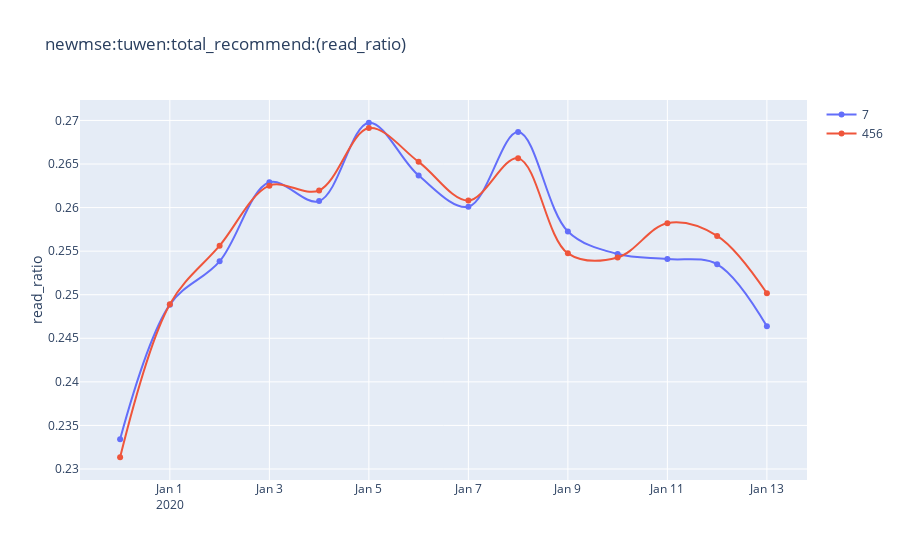
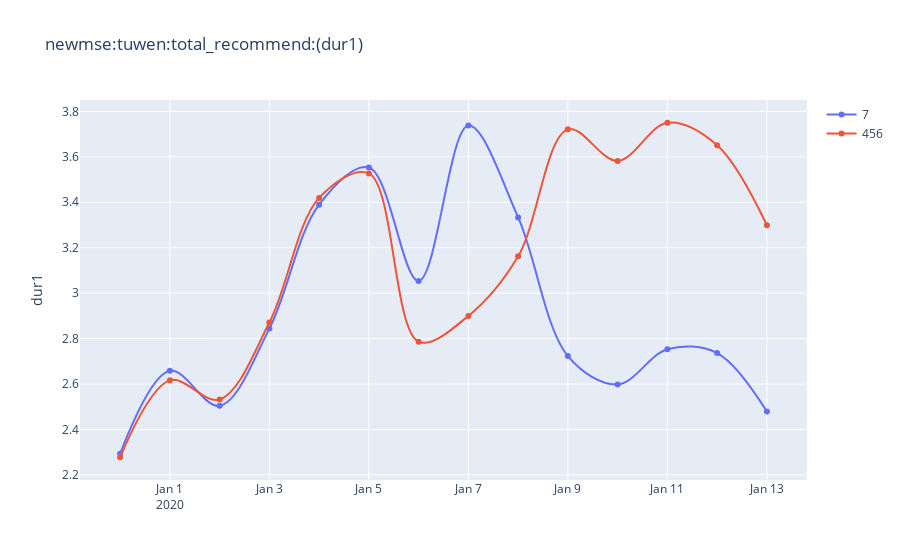
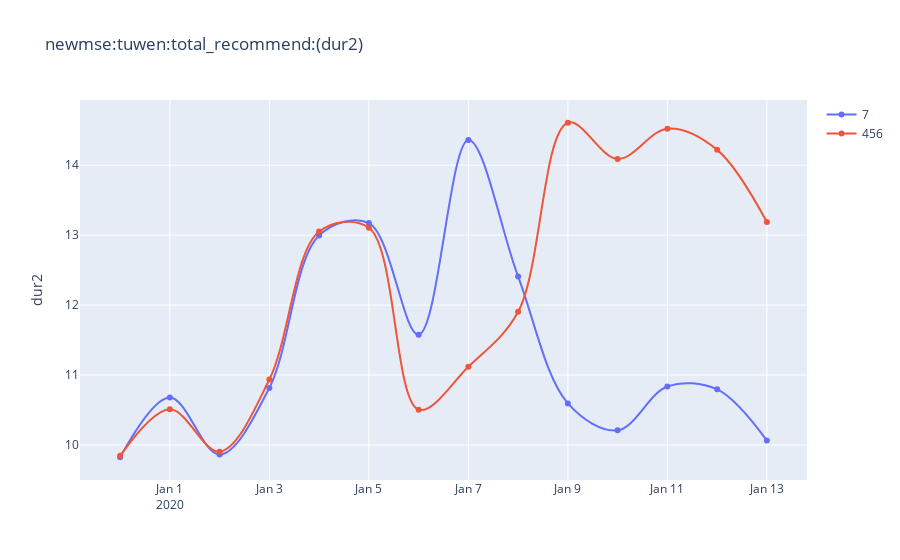
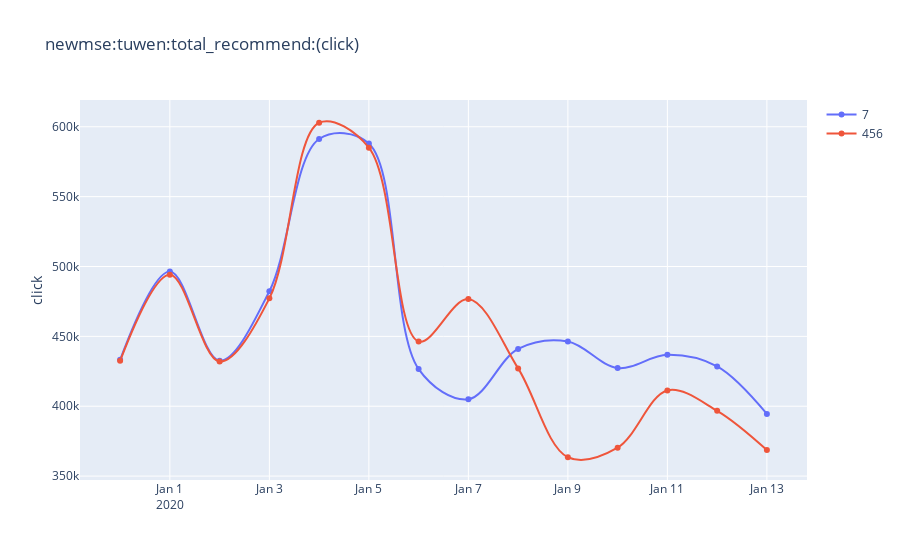

Write notebook code for charts like these, in order.
### Code cell
show_daily('tuwen_total_recommend')

### Figure 1 — Plotly figure (JSON) as saved in the notebook; plotly's stock layout.template omitted (floating-point values rounded to 4 significant figures)
{"data": [{"hovertext": ["0.0090", "-0.0002", "-0.0070", "0.0015", "-0.0047", "0.0023", "-0.0059", "-0.0027", "0.0114", "0.0099", "0.0016", "-0.0159", "-0.0127", "-0.0151"], "line": {"shape": "spline", "smoothing": 1}, "mode": "lines+markers", "name": "7", "showlegend": true, "type": "scatter", "x": ["2019-12-31T00:00:00", "2020-01-01T00:00:00", "2020-01-02T00:00:00", "2020-01-03T00:00:00", "2020-01-04T00:00:00", "2020-01-05T00:00:00", "2020-01-06T00:00:00", "2020-01-07T00:00:00", "2020-01-08T00:00:00", "2020-01-09T00:00:00", "2020-01-10T00:00:00", "2020-01-11T00:00:00", "2020-01-12T00:00:00", "2020-01-13T00:00:00"], "y": [0.2334, 0.2489, 0.2538, 0.2629, 0.2607, 0.2697, 0.2637, 0.2601, 0.2687, 0.2573, 0.2547, 0.2541, 0.2535, 0.2464]}, {"line": {"shape": "spline", "smoothing": 1}, "mode": "lines+markers", "name": "456", "showlegend": true, "type": "scatter", "x": ["2019-12-31T00:00:00", "2020-01-01T00:00:00", "2020-01-02T00:00:00", "2020-01-03T00:00:00", "2020-01-04T00:00:00", "2020-01-05T00:00:00", "2020-01-06T00:00:00", "2020-01-07T00:00:00", "2020-01-08T00:00:00", "2020-01-09T00:00:00", "2020-01-10T00:00:00", "2020-01-11T00:00:00", "2020-01-12T00:00:00", "2020-01-13T00:00:00"], "y": [0.2313, 0.2489, 0.2556, 0.2625, 0.262, 0.2691, 0.2652, 0.2608, 0.2656, 0.2547, 0.2543, 0.2582, 0.2567, 0.2502]}], "layout": {"hovermode": "x", "title": {"text": "newmse:tuwen:total_recommend:(read_ratio)"}, "xaxis": {"type": "date"}, "yaxis": {"title": {"text": "read_ratio"}}}}

### Figure 2 — Plotly figure (JSON) as saved in the notebook; plotly's stock layout.template omitted (floating-point values rounded to 4 significant figures)
{"data": [{"hovertext": ["0.0068", "0.0162", "-0.0110", "-0.0093", "-0.0087", "0.0075", "0.0960", "0.2888", "0.0541", "-0.2681", "-0.2746", "-0.2658", "-0.2505", "-0.2484"], "line": {"shape": "spline", "smoothing": 1}, "mode": "lines+markers", "name": "7", "showlegend": true, "type": "scatter", "x": ["2019-12-31T00:00:00", "2020-01-01T00:00:00", "2020-01-02T00:00:00", "2020-01-03T00:00:00", "2020-01-04T00:00:00", "2020-01-05T00:00:00", "2020-01-06T00:00:00", "2020-01-07T00:00:00", "2020-01-08T00:00:00", "2020-01-09T00:00:00", "2020-01-10T00:00:00", "2020-01-11T00:00:00", "2020-01-12T00:00:00", "2020-01-13T00:00:00"], "y": [2.293, 2.659, 2.504, 2.844, 3.39, 3.553, 3.054, 3.737, 3.333, 2.723, 2.598, 2.753, 2.736, 2.479]}, {"line": {"shape": "spline", "smoothing": 1}, "mode": "lines+markers", "name": "456", "showlegend": true, "type": "scatter", "x": ["2019-12-31T00:00:00", "2020-01-01T00:00:00", "2020-01-02T00:00:00", "2020-01-03T00:00:00", "2020-01-04T00:00:00", "2020-01-05T00:00:00", "2020-01-06T00:00:00", "2020-01-07T00:00:00", "2020-01-08T00:00:00", "2020-01-09T00:00:00", "2020-01-10T00:00:00", "2020-01-11T00:00:00", "2020-01-12T00:00:00", "2020-01-13T00:00:00"], "y": [2.278, 2.616, 2.532, 2.871, 3.419, 3.527, 2.786, 2.9, 3.162, 3.721, 3.582, 3.75, 3.651, 3.299]}], "layout": {"hovermode": "x", "title": {"text": "newmse:tuwen:total_recommend:(dur1)"}, "xaxis": {"type": "date"}, "yaxis": {"title": {"text": "dur1"}}}}

### Figure 3 — Plotly figure (JSON) as saved in the notebook; plotly's stock layout.template omitted (floating-point values rounded to 4 significant figures)
{"data": [{"hovertext": ["-0.0020", "0.0162", "-0.0043", "-0.0109", "-0.0043", "0.0051", "0.1021", "0.2915", "0.0422", "-0.2746", "-0.2754", "-0.2538", "-0.2408", "-0.2368"], "line": {"shape": "spline", "smoothing": 1}, "mode": "lines+markers", "name": "7", "showlegend": true, "type": "scatter", "x": ["2019-12-31T00:00:00", "2020-01-01T00:00:00", "2020-01-02T00:00:00", "2020-01-03T00:00:00", "2020-01-04T00:00:00", "2020-01-05T00:00:00", "2020-01-06T00:00:00", "2020-01-07T00:00:00", "2020-01-08T00:00:00", "2020-01-09T00:00:00", "2020-01-10T00:00:00", "2020-01-11T00:00:00", "2020-01-12T00:00:00", "2020-01-13T00:00:00"], "y": [9.825, 10.68, 9.863, 10.82, 13.0, 13.17, 11.58, 14.36, 12.41, 10.59, 10.21, 10.84, 10.8, 10.06]}, {"line": {"shape": "spline", "smoothing": 1}, "mode": "lines+markers", "name": "456", "showlegend": true, "type": "scatter", "x": ["2019-12-31T00:00:00", "2020-01-01T00:00:00", "2020-01-02T00:00:00", "2020-01-03T00:00:00", "2020-01-04T00:00:00", "2020-01-05T00:00:00", "2020-01-06T00:00:00", "2020-01-07T00:00:00", "2020-01-08T00:00:00", "2020-01-09T00:00:00", "2020-01-10T00:00:00", "2020-01-11T00:00:00", "2020-01-12T00:00:00", "2020-01-13T00:00:00"], "y": [9.845, 10.51, 9.905, 10.94, 13.05, 13.1, 10.5, 11.12, 11.9, 14.61, 14.09, 14.52, 14.22, 13.19]}], "layout": {"hovermode": "x", "title": {"text": "newmse:tuwen:total_recommend:(dur2)"}, "xaxis": {"type": "date"}, "yaxis": {"title": {"text": "dur2"}}}}

### Figure 4 — Plotly figure (JSON) as saved in the notebook; plotly's stock layout.template omitted (floating-point values rounded to 4 significant figures)
{"data": [{"hovertext": ["0.0016", "0.0047", "0.0013", "0.0106", "-0.0193", "0.0050", "-0.0442", "-0.1505", "0.0327", "0.2279", "0.1539", "0.0620", "0.0802", "0.0701"], "line": {"shape": "spline", "smoothing": 1}, "mode": "lines+markers", "name": "7", "showlegend": true, "type": "scatter", "x": ["2019-12-31T00:00:00", "2020-01-01T00:00:00", "2020-01-02T00:00:00", "2020-01-03T00:00:00", "2020-01-04T00:00:00", "2020-01-05T00:00:00", "2020-01-06T00:00:00", "2020-01-07T00:00:00", "2020-01-08T00:00:00", "2020-01-09T00:00:00", "2020-01-10T00:00:00", "2020-01-11T00:00:00", "2020-01-12T00:00:00", "2020-01-13T00:00:00"], "y": [433200.0, 496500.0, 432600.0, 482300.0, 591200.0, 588000.0, 426600.0, 405000.0, 441000.0, 446300.0, 427300.0, 436800.0, 428500.0, 394500.0]}, {"line": {"shape": "spline", "smoothing": 1}, "mode": "lines+markers", "name": "456", "showlegend": true, "type": "scatter", "x": ["2019-12-31T00:00:00", "2020-01-01T00:00:00", "2020-01-02T00:00:00", "2020-01-03T00:00:00", "2020-01-04T00:00:00", "2020-01-05T00:00:00", "2020-01-06T00:00:00", "2020-01-07T00:00:00", "2020-01-08T00:00:00", "2020-01-09T00:00:00", "2020-01-10T00:00:00", "2020-01-11T00:00:00", "2020-01-12T00:00:00", "2020-01-13T00:00:00"], "y": [432500.0, 494100.0, 431991, 477200.0, 602900.0, 585017, 446300.0, 476700.0, 427100.0, 363485, 370300.0, 411300.0, 396700.0, 368600.0]}], "layout": {"hovermode": "x", "title": {"text": "newmse:tuwen:total_recommend:(click)"}, "xaxis": {"type": "date"}, "yaxis": {"title": {"text": "click"}}}}
